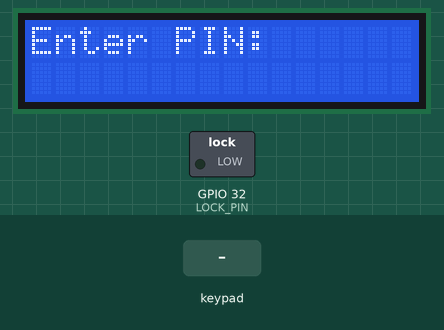
Simulated run of this sketch. Board: ESP32. On the bench: 16×2 character LCD, switched loads named in the sketch (green lamp = pin HIGH). The test bench sets the inputs (shaded band). What the sketch prints to the serial monitor is not drawn.

Above: at 3.3 s.
3.4 s: keypad keys 1 2 3 4 # pressed 0.4 s apart
At 5.6 s:
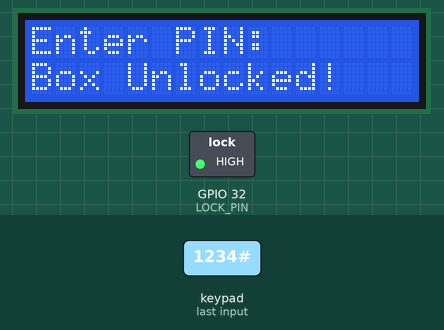
8.4 s: key '#' pressed
At 9.5 s:
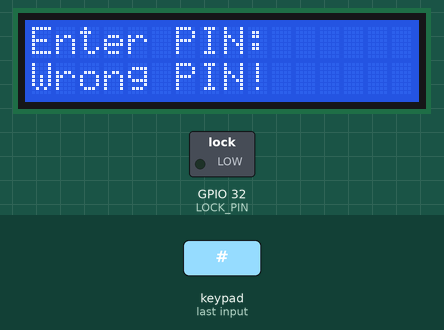
11.4 s: keypad keys 1 9 1 8 2 5 1 3 * pressed 0.4 s apart
At 13.4 s:
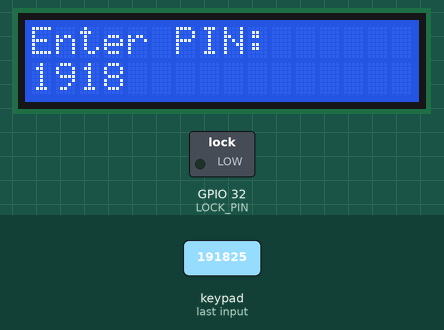
16.5 s: key '6' pressed
At 16.8 s:
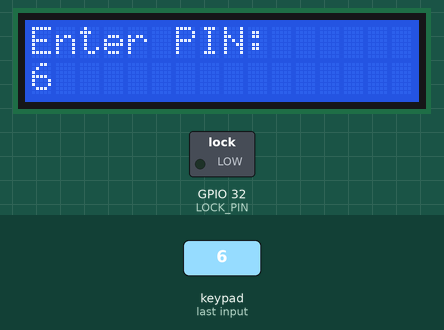
Timing chart, 0 to 19.0 s (numbered marks = the images above; inputs shaded):
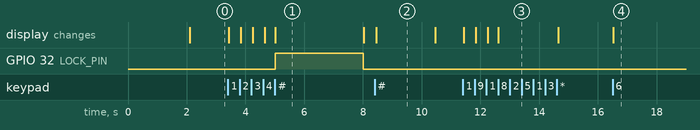

The sketch:

OTP_Keypad_I2C_Tester.ino
```cpp
#include <Wire.h>
#include <LiquidCrystal_I2C.h>
#include <Keypad.h>

// --- LOCK SETUP ---
#define LOCK_PIN 32 // Papunta sa PWM ng MOSFET

// --- LCD SETUP ---
LiquidCrystal_I2C lcd(0x27, 16, 2);

// --- KEYPAD SETUP ---
const byte ROWS = 4;
const byte COLS = 3;

char keys[ROWS][COLS] = {
  {'1','2','3'},
  {'4','5','6'},
  {'7','8','9'},
  {'*','0','#'}
};

// YUNG CUSTOM PIN MAPPING MO NA GUMAGANA:
byte rowPins[ROWS] = {19, 18, 25, 13};
byte colPins[COLS] = {23, 26, 14};

Keypad keypad = Keypad(makeKeymap(keys), rowPins, colPins, ROWS, COLS);

// --- PASSCODE LOGIC ---
String inputCode = "";
const String correctCode = "1234"; // Default password natin

void setup() {
  Serial.begin(115200);

  // Setup the Lock Pin
  pinMode(LOCK_PIN, OUTPUT);
  digitalWrite(LOCK_PIN, LOW); // Naka-lock dapat sa simula

  // Keep keypad column inputs stable (active LOW on press)
  for (byte c = 0; c < COLS; c++) {
    pinMode(colPins[c], INPUT_PULLUP);
  }

  keypad.setDebounceTime(50);

  lcd.begin();
  lcd.backlight();

  lcd.setCursor(0, 0);
  lcd.print("Parcel-Safe v1");
  lcd.setCursor(0, 1);
  lcd.print("System Ready...");
  delay(2000);

  lcd.clear();
  lcd.setCursor(0, 0);
  lcd.print("Enter PIN:");
}

void loop() {
  char key = keypad.getKey();

  if (key) {
    Serial.print("Key pressed: ");
    Serial.println(key);

    // Kapag pinindot ang '*' (Clear/Cancel)
    if (key == '*') {
      inputCode = "";
      lcd.setCursor(0, 1);
      lcd.print("                "); // Clear the bottom row
    }
    // Kapag pinindot ang '#' (Enter)
    else if (key == '#') {
      if (inputCode == correctCode) {
        unlockDoor();
      } else {
        lcd.setCursor(0, 1);
        lcd.print("Wrong PIN!      ");
        delay(2000);
        inputCode = ""; // Reset
        lcd.setCursor(0, 1);
        lcd.print("                "); // Clear
      }
    }
    // Kapag number ang pinindot
    else {
      if (inputCode.length() < 4) {
        inputCode += key;
        lcd.setCursor(0, 1);
        lcd.print(inputCode);
      }
    }
  }
}

// Function para pitikin yung Lock
void unlockDoor() {
  lcd.setCursor(0, 1);
  lcd.print("Box Unlocked!   ");

  digitalWrite(LOCK_PIN, HIGH); // Pitik sa solenoid (Bukas!)
  delay(3000);                  // Bukas ng 3 segundo
  digitalWrite(LOCK_PIN, LOW);  // Patay kuryente (Sasarado ulit)

  inputCode = ""; // Reset input
  lcd.setCursor(0, 1);
  lcd.print("                "); // Clear bottom row
}
```

Measured:
- after the input at 3.4 s, GPIO 32 (LOCK_PIN): LOW → HIGH after 1.6 s, → LOW 3.0 s later; the display: first changes at once (image 1 shows a later state)
- after the input at 8.4 s, the display: changes after 0.05 s (image 2)
- after the input at 11.4 s, the display: first changes at once (image 3 shows a later state)
- after the input at 16.5 s, the display: changes at once (image 4)
- what the display in image 1 shows lasts 3.0 s, from 5.0 s to 8.0 s
- what the display in image 2 shows lasts 2.0 s, from 8.5 s to 10.5 s
